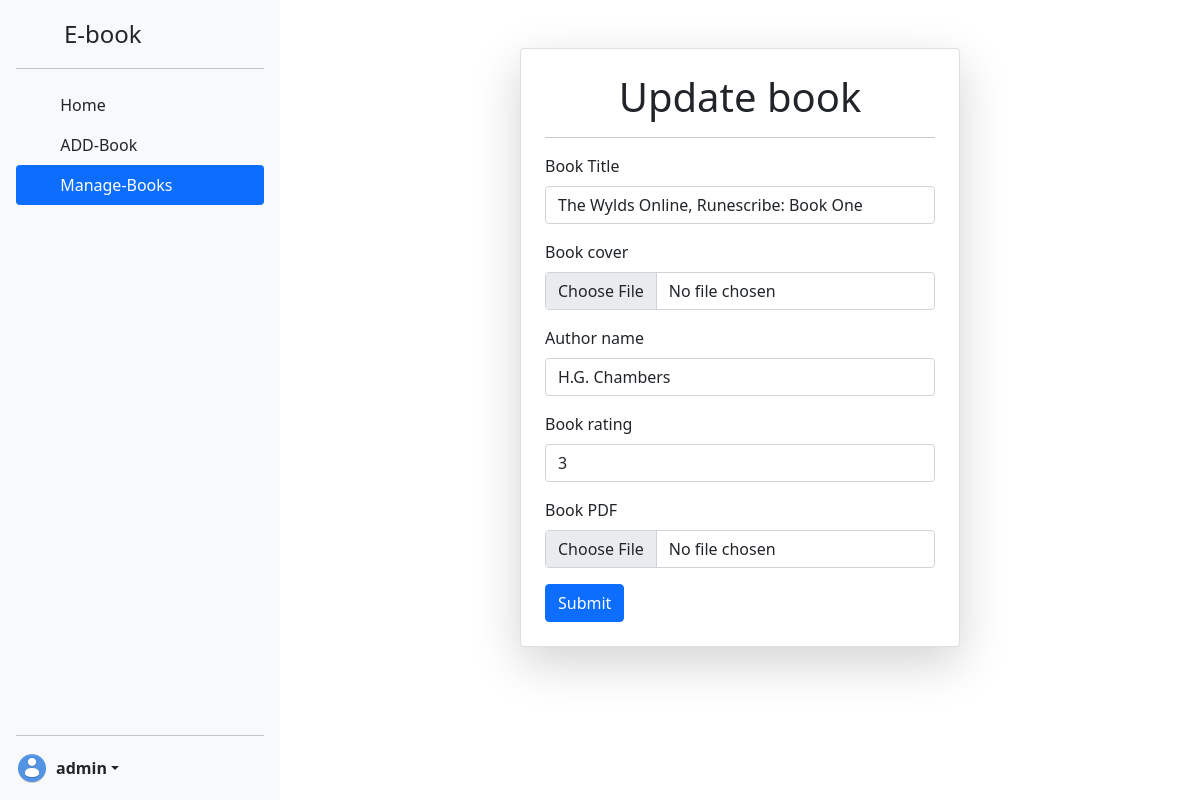
The page /dashboard/manageBooks/update/3 (signed in) on the database its author committed.
### Book/models.py (models this page shows, shortened)
class book(models.Model):
    user = models.ForeignKey(User,on_delete=models.SET_NULL,null=True,blank=True)
    Title = models.CharField(max_length=50)
    Book_image = models.ImageField(upload_to="BooksImages")
    Auth = models.CharField(max_length=20)
    Rating = models.IntegerField()
    Book = models.FileField(upload_to="books")

### Authors/views.py (the view, shortened to what this page needs)
# urls.py: path('dashboard/manageBooks/update/<id>',AuthorUpdateBook),
@login_required(login_url="/login/")
def AuthorUpdateBook(request,id):
    Queryset = book.objects.get(id=id)
    return render(request,"author-dashboard-updatebooks.html",context={'book_details':Queryset})

### Book/Templates/author-dashboard-updatebooks.html (shortened to what this page needs)
<!DOCTYPE html>
<html lang="en">
<head>
    <link href="https://cdn.jsdelivr.net/npm/bootstrap@5.0.2/dist/css/bootstrap.min.css" rel="stylesheet"
>
    <link rel="stylesheet" href="/static/css/bookpage.css">
</head>
<body>
  <div class="d-flex flex-column flex-shrink-0 p-3 bg-light sidebar" style="width: 280px;">
    <a href="/" class="d-flex align-items-center mb-3 mb-md-0 me-md-auto link-dark text-decoration-none">
      <svg class="bi me-2" width="40" height="32"><use xlink:href="#bootstrap"></use></svg>
      <span class="fs-4">E-book</span>
    </a>
    <hr>
    <ul class="nav nav-pills flex-column mb-auto">
      <li class="nav-item">
        <a href="/dashboard/" class="nav-link link-dark" aria-current="page">
          <svg class="bi me-2" width="16" height="16"><use xlink:href="#home"></use></svg>
          Home
        </a>
      </li>
      <li>
        <a href="/dashboard/addbook/" class="nav-link  link-dark ">
          <svg class="bi me-2" width="16" height="16"><use xlink:href="#speedometer2"></use></svg>
          ADD-Book
        </a>
      </li>
      <li>
        <a href="/dashboard/manageBooks/" class="nav-link active">
          <svg class="bi me-2" width="16" height="16"><use xlink:href="#table"></use></svg>
          Manage-Books
        </a>
      </li>
    </ul>
    <hr>
    <div class="dropdown">
      <a href="#" class="d-flex align-items-center link-dark text-decoration-none dropdown-toggle" id="dropdownUser2" data-bs-toggle="dropdown" aria-expanded="false">
        <img src="/static/images/avatardefault.webp" alt="" width="32" height="32" class="rounded-circle me-2">
        <strong>{{user}}</strong>
      </a>
    </div>
  </div>
<div class="container card p-4 mt-5 col-6 shadow-lg">
    <form method="POST" enctype="multipart/form-data">
        <div class="container">
            <h1 class="title text-center">Update book</h1>
        </div>
        <hr>
        <div class="mb-3">
          <label for="Title" class="form-label">Book Title</label>
          <input type="text" class="form-control" id="Title" placeholder="Enter Book Title" name="Book-Title" value="{{book_details.Title }}">
        </div>
        <div class="mb-3">
            <label for="Book-image" class="form-label">Book cover</label>
            <input class="form-control" type="file" id="Book-image" name="Book-Img">
        </div>
        <div class="mb-3">
            <label for="Author" class="form-label">Author name</label>
            <input type="text" class="form-control" id="Author" placeholder="Enter Book Author name" name="Auth-Name" value="{{book_details.Auth}}">
          </div>
        <div class="mb-3">
            <label for="rating" class="form-label">Book rating</label>
            <input type="number" class="form-control" id="rating" placeholder="Enter Book rating 1-5" name="Book-Rating" value="{{book_details.Rating}}">
        </div>
        <div class="mb-3">
            <label for="Book-PDF" class="form-label">Book PDF</label>
            <input class="form-control" type="file" id="Book-PDF" name="Book-PDF-File">
        </div>
        <button type="submit" class="btn btn-primary">Submit</button>
      </form>
</div>
</body>
</html>

### Book/Templates/author-dashboard-updatebooks.html (style rules this page uses)
.sidebar { position: fixed; top: 0; left: 0; bottom: 0; width: 280px; background-color: #f8f9fa; padding: 1rem; }
body { margin-left: 300px; margin-right: 20px; }

### rows shown on the page
book: Book-Title "The Wylds Online, Runescribe: Book One", Auth-Name "H.G. Chambers", Book-Rating "3"

### other values the page prints
{{ user }} "admin"
